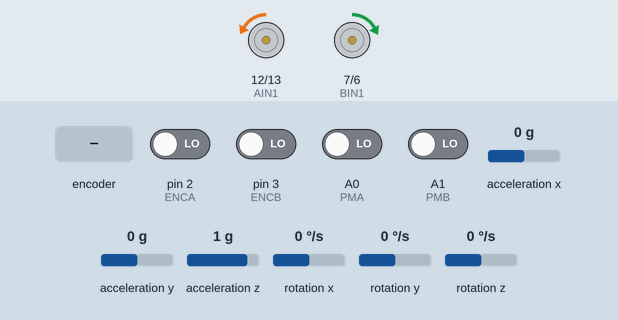
A sketch run on a simulated Arduino Uno, built with avr-gcc and run on an emulated ATmega328P. Parts: motor-driver pin pairs drawn as motors (green arrow = first pin HIGH = forward, orange = second pin HIGH = backward, longer = more drive, scaled by the enable pin). Inputs (shaded band) come from the test bench; at power-on: A0 (PMA), A1 (PMB), pin 2 (ENCA), pin 3 (ENCB) LOW, acceleration y 0 g, acceleration x 0 g, acceleration z 1 g, rotation x 0 °/s, rotation y 0 °/s, rotation z 0 °/s.

Above: at 4.2 s.
4.3 s: rotary encoder on pin 2 (ENCA) / pin 3 (ENCB) turned 1 step (first pin leading)
At 4.46 s:
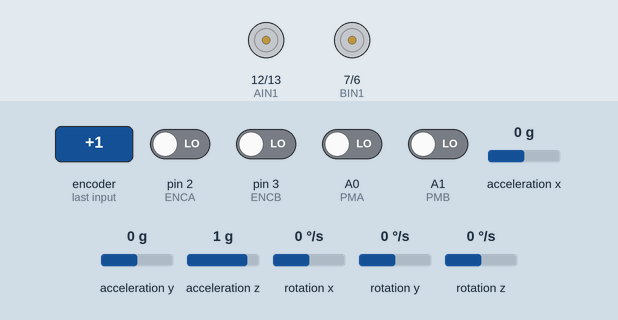
6.0 s: acceleration y set to -1.4 g
At 6.01 s:
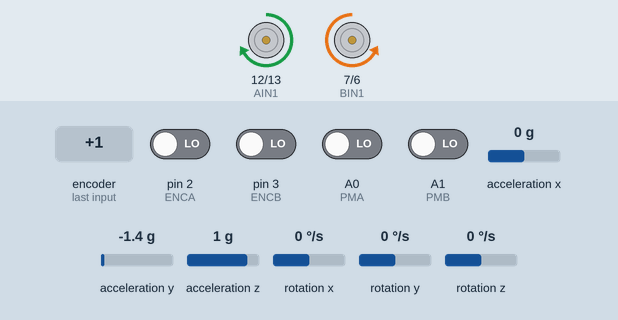
7.5 s: acceleration y set to -1 g
At 8.5 s:
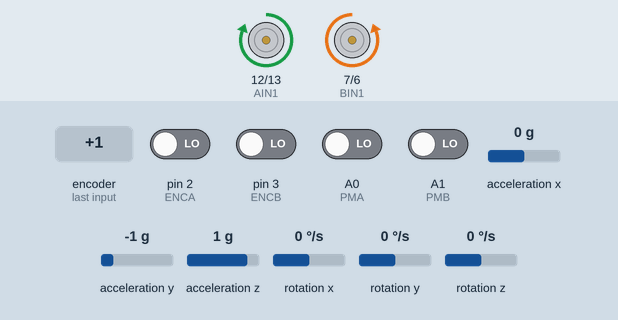
9.0 s: acceleration y set to 0.8 g
At 10.2 s:
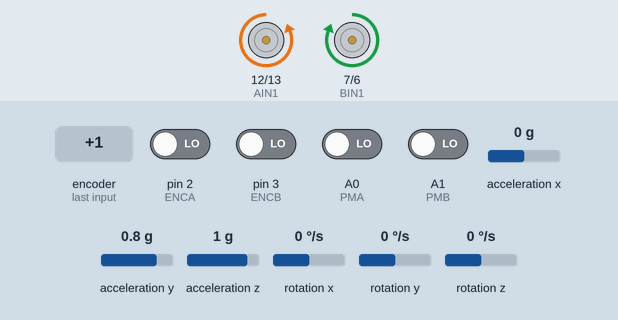
10.5 s: acceleration x set to -1.4 g
At 11.0 s:
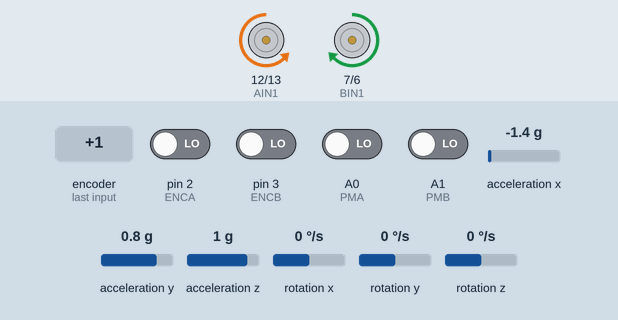
12.1 s: acceleration y set to -0.1 g
At 13.5 s:
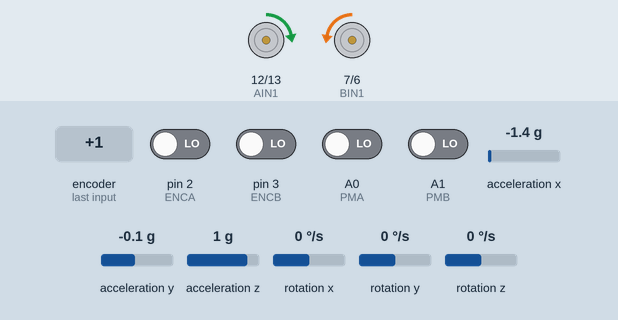
Timing chart, 0 to 14.6 s (numbered marks = the images above; inputs shaded):
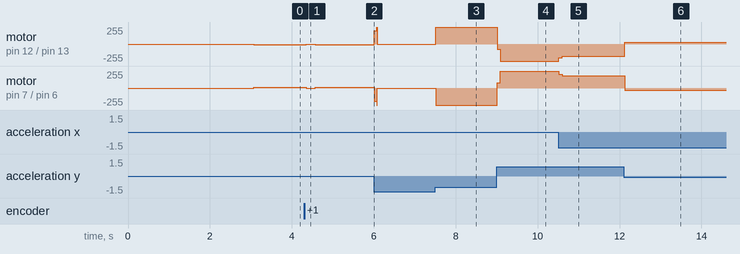

Measured:
- the behaviour switches between -1.2 and -1.1 g on acceleration y (found by bisection; images 2 and 3)
- after the input at 4.3 s, motor on pin 12 (AIN1) / pin 13 (AIN2): backward 11/255 → stopped after 0.05 s, → backward 11/255 0.22 s later; motor on pin 7 (BIN1) / pin 6 (BIN2): forward 12/255 → stopped after 0.05 s, → forward 12/255 0.22 s later
- after the input at 6.0 s, motor on pin 12 (AIN1) / pin 13 (AIN2): backward 11/255 → forward 201/255 at once, → stopped 0.07 s later; motor on pin 7 (BIN1) / pin 6 (BIN2): forward 12/255 → backward 202/255 at once, → stopped 0.07 s later
- after the input at 7.5 s, motor on pin 12 (AIN1) / pin 13 (AIN2): stopped → forward 255/255 at once; motor on pin 7 (BIN1) / pin 6 (BIN2): stopped → backward 255/255 at once
- after the input at 9.0 s, motor on pin 12 (AIN1) / pin 13 (AIN2): forward 255/255 → backward 80/255 at once, → backward 255/255 0.08 s later; motor on pin 7 (BIN1) / pin 6 (BIN2): backward 255/255 → forward 81/255 at once, → forward 255/255 0.08 s later
- after the input at 10.5 s, motor on pin 12 (AIN1) / pin 13 (AIN2): backward 255/255 → backward 208/255 at once, → backward 185/255 0.08 s later; motor on pin 7 (BIN1) / pin 6 (BIN2): forward 255/255 → forward 209/255 at once, → forward 186/255 0.08 s later
- after the input at 12.1 s, motor on pin 12 (AIN1) / pin 13 (AIN2): backward 185/255 → forward 30/255 at once; motor on pin 7 (BIN1) / pin 6 (BIN2): forward 186/255 → backward 31/255 at once

The sketch:

main.ino
```cpp
#include "Config.h"
#include "Motor.h"
#include "Encoder.h"
#include "Imu.h"
#include "Bt.h"
#include "Ultrasonic.h"
#include "PID.h"

// ===== definitions for extern =====
int PWM = 0;
int SCA = Start_PWMA;
int SCB = Start_PWMB;
unsigned long lastSend = 0;
long AS, BS;
static uint32_t lastControlUs = 0;
static const uint32_t CONTROL_PERIOD_US = 5000; // 5ms = 5000us

void setup() {
  Serial.begin(9600);

  Encoder_init();
  Motor_Init();
  init_mpu();
  // ultra_init();
  btBegin();

  lastControlUs = micros();
}

void loop() {
  // ===== 1) 5ms 控制调度（不用中断）=====
  uint32_t nowUs = micros();
  if ((uint32_t)(nowUs - lastControlUs) >= CONTROL_PERIOD_US) {
    // 防止累积漂移：按固定周期推进
    lastControlUs += CONTROL_PERIOD_US;

    // 算控制 + 输出电机（这两句尽量保持轻量）
    PWM = PID_PWMcount();
    Wheel_drive(PWM, SCA, SCB);
  }
  encoderSamplePulses(AS,BS,40);
  // ===== 2) 非实时任务：尽量别太耗时、别 delay =====
  Bluetooth_Debug();

  if (millis() - lastSend > 500) {
    lastSend = millis();
    sendTelemetry();
  }

}

// #include "Config.h"
// #include "Motor.h"
// #include "Encoder.h"
// #include "Imu.h"
// #include "Bt.h"
// #include "Ultrasonic.h"
// #include "PID.h"

// // ===== definitions for extern =====
// int PWM = 0;
// int SCA = Start_PWMA;
// int SCB = Start_PWMB;
// unsigned long lastSend = 0;

// void setup() {
//   // put your setup code here, to run once:
//   Serial.begin(9600);
//   Encoder_init();
//   Motor_Init();
//   init_mpu();
//   // ultra_init();
//   btBegin();
// }

// void loop() {
//   //keyboard control speed

//   // serial_Debug();
//   Wheel_drive(PWM, SCA, SCB);

//   //get and print speed value
//   // float rpmA, rpmB;
//   // if (encoderSampleRPM(rpmA, rpmB)) {
//   //   Serial.print("SpeedA: "); Serial.print(rpmA); Serial.print(" RPM, ");
//   //   Serial.print("SpeedB: "); Serial.print(rpmB); Serial.println(" RPM");
//   // }

//   //print mpu6050 value
//   // imuPollAndPrint();
//   // float AngleX, AccX, GyX;
//   // get_dataX(AngleX, AccX, GyX);

//   // //print ultrasonic value
//   // float dist = GetDistance();
//   // if (dist > 0) {
//   //   Serial.print("Distance: ");
//   //   Serial.print(dist);
//   //   Serial.println(" cm");
//   // } else {
//   //   Serial.println("No echo");
//   // }
//   //PID
//   // PWM = PID_PWMcount();
//   Bluetooth_Debug();

//   if (millis() - lastSend > 500) {
//         lastSend = millis();
//         sendTelemetry();
//     }
// }
```

Bt.cpp
```cpp
#include "Bt.h"
#include <SoftwareSerial.h>

static SoftwareSerial BT(BT_RX, BT_TX);   // RX, TX

void btBegin() {
    BT.begin(9600);
}

bool btAvailable() {
    return BT.available();
}

char btRead() {
    return BT.read();
}

void btWrite(char c) {
    BT.write(c);
}

void btWriteString(const char* s) {
    BT.print(s);
}

void btWriteFloat(float f) {
    BT.print(f);
}
```

Bt.h
```cpp
#pragma once
#include "Config.h"

void btBegin();
bool btAvailable();
char btRead(); // read a bit
void btWrite(char c); // Send a bit
void btWriteString(const char* s);
void btWriteFloat(float f);
```

Encoder.cpp
```cpp
#include "Encoder.h"
#include <Arduino.h>

// ISR 会修改，必须 volatile
static volatile long pulse_countA = 0;
static volatile long pulse_countB = 0;

// 采样计时
static unsigned long lastSampleMs = 0;

void Encoder_init() {
  pinMode(ENCA, INPUT);
  pinMode(ENCB, INPUT);
  pinMode(PMA, INPUT);
  pinMode(PMB, INPUT);

  // 建议用 CHANGE 更细，但你原来用 RISING 也能用（分辨率更低）
  // attachInterrupt(digitalPinToInterrupt(ENCA), readEncoderA, CHANGE);
  // attachInterrupt(digitalPinToInterrupt(ENCB), readEncoderB, CHANGE);

  attachInterrupt(digitalPinToInterrupt(ENCA), readEncoderA, RISING);
  attachInterrupt(digitalPinToInterrupt(ENCB), readEncoderB, RISING);

  lastSampleMs = millis();
}

// 左轮（或电机A）编码器中断
void readEncoderA() {
  // 注意：你用 RISING 的话 a 永远是 HIGH（这一瞬间），其实不需要读 a
  // 方向判断靠另一相 b 就够了。为了保持你原逻辑，我保留写法。
  int a = digitalRead(ENCA);
  int b = digitalRead(PMA);
  if (a == b) pulse_countA++;   // forward
  else        pulse_countA--;   // backward
}

// 右轮（或电机B）编码器中断
void readEncoderB() {
  int a = digitalRead(ENCB);
  int b = digitalRead(PMB);
  if (a == b) pulse_countB++;   // forward
  else        pulse_countB--;   // backward
}

/**
 * @brief 固定时间窗采样：返回这段时间内左右轮脉冲数，并清零计数
 * @param pA 输出：A轮脉冲数（可正可负）
 * @param pB 输出：B轮脉冲数（可正可负）
 * @param window_ms 采样窗口（建议 40ms，或 20ms）
 * @return 是否到达采样时间窗
 */
bool encoderSamplePulses(long& pA, long& pB, uint16_t window_ms) {
  unsigned long now = millis();
  if ((uint16_t)(now - lastSampleMs) < window_ms) return false;

  noInterrupts();
  pA = -pulse_countA;
  pB = pulse_countB;
  pulse_countA = 0;
  pulse_countB = 0;
  interrupts();

  lastSampleMs = now;
  return true;
}

/**
 * @brief 固定时间窗采样：直接返回左右脉冲和（速度环常用）
 * @param sum 输出：pA + pB
 * @param window_ms 采样窗口（建议 40ms）
 * @return 是否到达采样时间窗
 */
bool encoderSampleSum(long& sum, uint16_t window_ms) {
  long a, b;
  if (!encoderSamplePulses(a, b, window_ms)) return false;
  sum = a + b;
  return true;
}

/**
 * @brief 仍保留 RPM 接口（可选），但平衡车速度环建议用脉冲数接口
 */
bool encoderSampleRPM(float& rpmA, float& rpmB) {
  const uint16_t window_ms = 10; // 你原来 10ms
  unsigned long now = millis();
  if ((uint16_t)(now - lastSampleMs) < window_ms) return false;

  long countA, countB;
  noInterrupts();
  countA = pulse_countA;
  countB = pulse_countB;
  pulse_countA = 0;
  pulse_countB = 0;
  interrupts();

  const float ticks_per_rev = pulses_per_rev * gear_ratio; // 输出轴一圈脉冲数
  float dt = (now - lastSampleMs) / 1000.0f;
  rpmA = (countA / ticks_per_rev) / dt * 60.0f;
  rpmB = (countB / ticks_per_rev) / dt * 60.0f;

  lastSampleMs = now;
  return true;
}

// #include "Encoder.h"
// #include <Arduino.h>

// // volatile 供中断修改
// static volatile long pulse_countA = 0;
// static volatile long pulse_countB = 0;

// static unsigned long lastTimeMs = 0;

// void Encoder_init(){
//   pinMode(ENCA, INPUT);
//   pinMode(ENCB, INPUT);
//   pinMode(PMA, INPUT);
//   pinMode(PMB, INPUT);
//   attachInterrupt(digitalPinToInterrupt(ENCA), readEncoderA, RISING);
//   attachInterrupt(digitalPinToInterrupt(ENCB), readEncoderB, RISING);
// }

// void readEncoderA() {
//   int a = digitalRead(ENCA);
//   int b = digitalRead(PMA);
//   if (a == b) pulse_countA++;   // forward
//   else pulse_countA--;         //backward
// }

// void readEncoderB() {
//   int a = digitalRead(ENCB);
//   int b = digitalRead(PMB);
//   if (a == b) pulse_countB++;   // forward
//   else pulse_countB--;         //backward
// }

// /*void Encoder_Get(){
//   if (millis() - lastTime >= 1000) {
//     noInterrupts();
//     long countA = pulse_countA;
//     long countB = pulse_countB;
//     pulse_countA = 0;
//     pulse_countB = 0;
//     interrupts();

//     rpmA = ((float)countA / (pulses_per_rev * gear_ratio)) * 280;
//     rpmB = ((float)countB / (pulses_per_rev * gear_ratio)) * 280;
//     Serial.print("SpeedA: ");
//     Serial.print(rpmA);
//     Serial.println(" RPM");
//     lastTime = millis();
//   }
// }*/

// bool encoderSampleRPM(float& rpmA, float& rpmB) {
//   if (millis() - lastTimeMs < 10) return false;

//   noInterrupts();
//   long countA = pulse_countA;
//   long countB = pulse_countB;
//   pulse_countA = 0;
//   pulse_countB = 0;
//   interrupts();

//   const float ticks_per_rev = pulses_per_rev * gear_ratio; // 输出轴一圈脉冲数
//   float dt = (millis() - lastTimeMs) / 1000.0;
//   rpmA = (countA / ticks_per_rev) / dt * 60.0;
//   rpmB = -(countB / ticks_per_rev) / dt * 60.0;


//   lastTimeMs = millis();
//   return true;
// }
```

Encoder.h
```cpp
#pragma once
#include "Config.h"

void Encoder_init();
bool encoderSampleSum(long& sum, uint16_t window_ms);
bool encoderSamplePulses(long& pA, long& pB, uint16_t window_ms);
bool encoderSampleRPM(float& rpmA, float& rpmB);

void readEncoderA();
void readEncoderB();
```

Imu.cpp
```cpp
#include "Imu.h"
#include <Wire.h>
#include <MPU6050_tockn.h>

static MPU6050 mpu(Wire);
static uint32_t lastPrintMs = 0;

void init_mpu(){
  Wire.begin();
  mpu.begin();
  mpu.calcGyroOffsets(-1.21, 0.74, 0.21);//need tuning
}

void get_angle(float &x, float &y, float &z){
  mpu.update();
  x=mpu.getAngleX();
  y=mpu.getAngleY();
  z=mpu.getAngleZ();
}

void get_acc(float &x, float &y, float &z){
  mpu.update();
  x=mpu.getAccX();
  y=mpu.getAccY();
  z=mpu.getAccZ();
}

void get_gyro(float &x, float &y, float &z){
  mpu.update();
  x=mpu.getGyroX();
  y=mpu.getGyroY();
  z=mpu.getGyroZ();
}

void get_dataX(float &Ang_x, float &Acc_x, float &Gyro_x){
  mpu.update();
  Ang_x=mpu.getAngleX();
  Acc_x=mpu.getAccX();
  Gyro_x=mpu.getGyroX();
}

bool imuPollAndPrint() {
  mpu.update();
  uint32_t now = millis();
  if (now - lastPrintMs < 1000) return false;

  lastPrintMs = now;
  Serial.print("angleX: "); Serial.print(mpu.getAngleX());
  // Serial.print("  AccX: ");  Serial.print(mpu.getAccX());
  // Serial.print("  GyroX: "); Serial.println(mpu.getGyroX());
  return true;
}
```

Imu.h
```cpp
#pragma once
#include "Config.h"

void init_mpu();
void get_angle(float &x, float &y, float &z);
void get_acc(float &x, float &y, float &z);
void get_gyro(float &x, float &y, float &z);
void get_dataX(float &Ang_x, float &Acc_x, float &Gyro_x);
bool imuPollAndPrint();
```

Motor.cpp
```cpp
#include "Motor.h"
#include <Arduino.h>

void Motor_Init(){
  pinMode(AIN1, OUTPUT);
  pinMode(AIN2, OUTPUT);
  pinMode(BIN1, OUTPUT);
  pinMode(BIN2, OUTPUT);
  pinMode(PWMA, OUTPUT);
  pinMode(PWMB, OUTPUT);

}

void serial_Debug(){
  while(Serial.available()){
    char Receive_Char = Serial.read();//use keyboard to test
    switch(Receive_Char){
      case '1' : PWM++; break;
      case '2' : PWM--; break;
      case '0' : PWM = 0; break;
      case '3' : PWM = 245; break;
      case '4' : PWM = -245; break;
    }
  }
  // Serial.print("PWM:"); Serial.println(PWM);
}

static void MOTOR_logic(int P1, int P2, int PWM_pin, int pwmx, int SC){
  pwmx = constrain(pwmx, (-255+SC), (255-SC)); //set limit

  if (pwmx == 0){
    digitalWrite(P1, HIGH);
    digitalWrite(P2, HIGH);
    analogWrite(PWM_pin, 0);
  }

  if (pwmx > 0){ //forward rotation
    digitalWrite(P1, LOW);
    digitalWrite(P2, HIGH);
    analogWrite(PWM_pin, pwmx+SC);
  }

   if (pwmx < 0){ //backward rotation
    digitalWrite(P1, HIGH);
    digitalWrite(P2, LOW);
    analogWrite(PWM_pin, -(pwmx-SC));
  }
}

void Wheel_drive(int pwm, int SCA, int SCB){
  MOTOR_logic(AIN1, AIN2, PWMA, pwm, SCA);
  // MOTOR_logic(BIN1, BIN2, PWMB, -pwm);//two wheels are opposite, use negative value here
  MOTOR_logic(BIN1, BIN2, PWMB, -pwm, SCB);
}
```

Motor.h
```cpp
#pragma once
#include "Config.h"

void Motor_Init();
void serial_Debug();
void Wheel_drive(int pwm, int SCA, int SCB);
```

PID.cpp
```cpp
#include "PID.h"
#include "Imu.h"
#include "Bt.h"
#include <math.h>
#include "Encoder.h"

#define ANGLE_DIR   (+1)
#define GYRO_DIR    (+1)
#define PWM_DIR     (+1)

static float Kp_angle = 7.0f;
static float Kd_angle = 0.15f;
static float Kp_speed = 5.0f;//0.1f;
static float Ki_speed = Kp_speed/200;//0.005f;
// IMU
static float AngleX, AccX, GyX;
static float Balance_Angle = -0.3f;

static float gyro_f = 0.0f, angle_f = 0.0f;
static float beta = 0.7f;

static long Target_speed = 0;

static float Encoder = 0.0f;
static float Encoder_Integral = 0.0f;
static int Velocity_Pwm = 0;


static inline int balance_pd(float angle_meas, float gyro_meas)
{
    float Bias = angle_meas - Balance_Angle;
    float out  = Kp_angle * Bias + Kd_angle * gyro_meas;
    return (int)out;
}

static inline int velocity_pi_update(long speed_pulses_40ms, long target_pulses_40ms)
{
    // Encoder_Least = meas - target
    float Encoder_Least = (float)(speed_pulses_40ms - target_pulses_40ms);
    Encoder = 0.5f * Encoder + 0.5f * Encoder_Least;
    Encoder_Integral += Encoder;

    // intigral limitation
    Encoder_Integral = constrain(Encoder_Integral, -300.0f, 300.0f);

    float out = Kp_speed * Encoder + Ki_speed * Encoder_Integral;
    return (int)out;
}

int16_t PID_PWMcount()
{
    get_dataX(AngleX, AccX, GyX);

    float gyro_raw  = (float)GYRO_DIR  * GyX;
    float angle_raw = (float)ANGLE_DIR * AngleX;

    gyro_f  = gyro_raw;
    angle_f = beta  * angle_f + (1.0f - beta)  * angle_raw;

    int Balance_Pwm = balance_pd(angle_f, gyro_f);

    long sumPulses40ms = 0;
    if (encoderSampleSum(sumPulses40ms, 40)) {
        Velocity_Pwm = velocity_pi_update(sumPulses40ms, Target_speed);
    }

    int Motor = Balance_Pwm - Velocity_Pwm;

    if (fabsf(angle_f) > 50.0f) {
        Encoder_Integral = 0.0f;
        Velocity_Pwm = 0;
        return 0;
    }
    // Serial.println(Velocity_Pwm);
    Motor = PWM_DIR * Motor;
    Motor = constrain(Motor, -255, 255);
    return (int16_t)Motor;
}

void Bluetooth_Debug(){
    while (btAvailable()){
        char Receive = btRead();
        // Serial.println(Balance_Angle);
        // Serial.println(Receive);
        switch (Receive){
            case '1': Balance_Angle += 0.1;break;
            case '2': Balance_Angle -= 0.1;break;
            case '3':Kp_speed += 0.05 ;break;
            case '4':Kp_speed -= 0.05 ;break;
            case '5':Ki_speed += 0.05 ;break;
            case '6':Ki_speed -= 0.05 ;break;
            case '7': Kd_angle += 0.02;break;
            case '8': Kd_angle -= 0.02;break;
            case 'S': Balance_Angle = -0.3;break;
            case 'F': Balance_Angle += 5;break;
            case 'B': Balance_Angle -= 5;break;
            case '9': sendTelemetry();break;
        }

    }
}

void sendTelemetry() {
    // send datat to app
    btWriteString("ANGLE:");
    btWriteFloat(AngleX);

    btWriteString(";SPEED:");
    btWriteFloat(Velocity_Pwm);

    btWriteString(";KP:");
    btWriteFloat(Kp_speed);

    btWriteString(";KI:");
    btWriteFloat(Ki_speed);

    btWriteString(";KD:");
    btWriteFloat(Kd_angle);

    btWriteString(";BalAng:");
    btWriteFloat(Balance_Angle);

    btWriteString(";\n");
}
```

PID.h
```cpp
#pragma once
#include "Config.h"

static inline int balance_pd(float angle_meas, float gyro_meas);
static inline int velocity_pi_update(long speed_pulses_40ms, long target_pulses_40ms);
int16_t PID_PWMcount();
// void get_datax(float &angX, float &accX, float &gyroX);
void Bluetooth_Debug();
void sendTelemetry();
```

Ultrasonic.cpp
```cpp
#include "Ultrasonic.h"

void ultra_init() {
    pinMode(Trig, OUTPUT);
    pinMode(Echo, INPUT);
}

float GetDistance() {
    // trigger 10µs
    digitalWrite(Trig, LOW);
    delayMicroseconds(2);
    digitalWrite(Trig, HIGH);
    delayMicroseconds(10);
    digitalWrite(Trig, LOW);

    // read
    long duration = pulseIn(Echo, HIGH, 30000);   // 30ms overtime

    if (duration == 0) {
        return -1.0; // overtime
    }

    float distance_cm = duration * 0.034f / 2.0f;
    return distance_cm;
}
```

Ultrasonic.h
```cpp
#pragma once
#include "Config.h"

void ultra_init();
float GetDistance();
```

Config.h
```cpp
#pragma once
#include <Arduino.h>

// ===== Pins =====
#define AIN1 12
#define AIN2 13
#define BIN1 7
#define BIN2 6
#define PWMA 11
#define PWMB 10
#define ENCA 2         // encoder A channel
#define ENCB 3         // encoder B channel
#define PMA  A0        // phase B for motor A
#define PMB  A1        // phase B for motor B
// #define SDA_Pin
// #define SCL_Pin
#define Trig 9
#define Echo 8
#define BT_RX 4   // HC-05 TX --> Arduino pin 4
#define BT_TX 5   // HC-05 RX --> Arduino pin 5

// ===== Values =====
#define Start_PWMA 9   // start compensation A
#define Start_PWMB 10  // start compensation B

// ===== Encoder constants =====
const int   pulses_per_rev = 11;     // per motor shaft
const float gear_ratio     = 20; //89.6/4.667;  // gearbox ratio

// ===== Shared variables (defined in main.ino) =====
extern int PWM;
extern int SCA;
extern int SCB;
```
